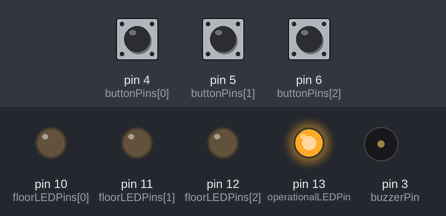
This sketch was run on a simulated Arduino Uno, built with avr-gcc and run on an emulated ATmega328P. Shown: output pins drawn as LEDs (lit = HIGH), buzzer (waves = sounding). Dashed ring = blinking. Inputs (shaded band) come from the test bench; at power-on: pin 5 (buttonPins[1]) HIGH, pin 6 (buttonPins[2]) HIGH, pin 4 (buttonPins[0]) HIGH.

Above: at 1.2 s.
1.3 s: pin 5 (buttonPins[1]) pulled LOW for 0.15 s
At 4.2 s:
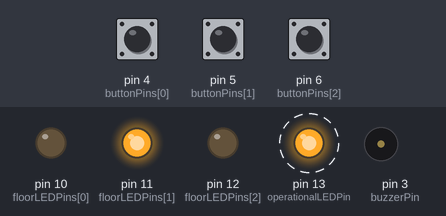
4.4 s: pin 6 (buttonPins[2]) pulled LOW for 0.15 s
At 7.3 s:
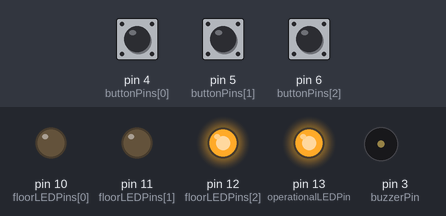
7.5 s: pin 4 (buttonPins[0]) pulled LOW for 0.15 s
At 9.74 s:
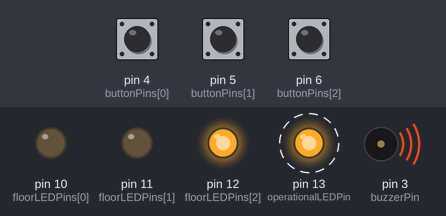
10.6 s: pin 5 (buttonPins[1]) pulled LOW for 1 s
At 11.84 s:
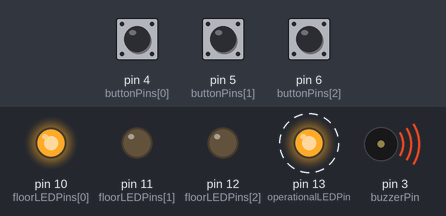
14.0 s: pin 4 (buttonPins[0]) pulled LOW for 1 s
At 17.7 s:
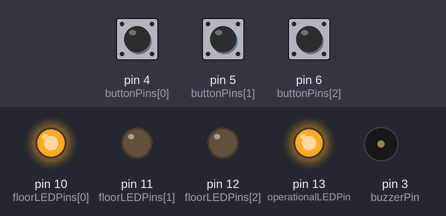
18.0 s: pin 5 (buttonPins[1]) pulled LOW for 3.2 s
At 20.24 s:
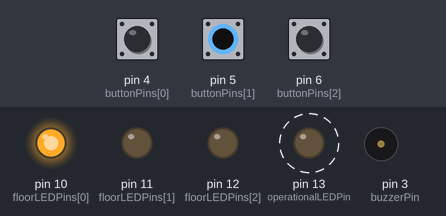
Timing chart, 0 to 22.1 s (numbered marks = the images above; inputs shaded):
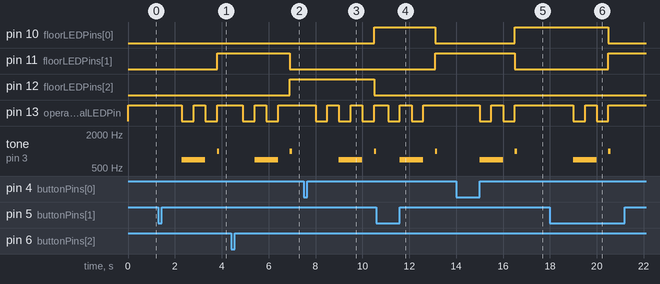

Measured:
- after the input at 1.3 s, pin 11 (floorLEDPins[1]): LOW → HIGH after 2.5 s; pin 13 (operationalLEDPin): alternates HIGH for 0.50 s and LOW for 0.50 s, starting after 1.0 s; tone on pin 3 (buzzerPin): silent → 700 Hz after 1.0 s, → silent 1.0 s later, → 1000 Hz 0.50 s later, → silent 0.10 s later
- after the input at 4.4 s, pin 11 (floorLEDPins[1]): HIGH → LOW after 2.5 s; pin 12 (floorLEDPins[2]): LOW → HIGH after 2.5 s
- after the input at 7.5 s, pin 10 (floorLEDPins[0]): LOW → HIGH after 3.0 s; pin 12 (floorLEDPins[2]): HIGH → LOW after 3.0 s; pin 13 (operationalLEDPin): alternates HIGH for 0.50 s and LOW for 0.50 s, starting after 0.50 s; tone on pin 3 (buzzerPin): silent → 700 Hz after 1.5 s, → silent 1.0 s later, → 1000 Hz 0.50 s later, → silent 0.10 s later
- after the input at 10.6 s, pin 10 (floorLEDPins[0]): HIGH → LOW after 2.5 s; pin 11 (floorLEDPins[1]): LOW → HIGH after 2.5 s
- after the input at 14.0 s, pin 10 (floorLEDPins[0]): LOW → HIGH after 2.5 s; pin 11 (floorLEDPins[1]): HIGH → LOW after 2.5 s
- after the input at 18.0 s, pin 10 (floorLEDPins[0]): HIGH → LOW after 2.5 s; pin 11 (floorLEDPins[1]): LOW → HIGH after 2.5 s

The sketch:

homework_3elevator.ino
```cpp
const int floorLEDPins[] = {10, 11, 12}; // pinurile etajelor - (rosii)
const int operationalLEDPin = 13;      // Pinul operational (verde)
const int buttonPins[] = {4, 5, 6};     // Pinurile pentru call buttons
const int buzzerPin = 3;                // pinul pentru buzzer

int currentFloor = 0;   // Inițializam liftul la etajul 0
int desiredFloor = -1;  // Initializam etajul dorit
bool isMoving = false;    // Starea liftului (stationare / miscare)
bool isBlinking = false;  // Flag pentru ledul verde
bool lastMovementStatus = false;  // urmarim statusul de miscare anterior
unsigned long lastMovementChangeTime = 0;  // Urmărim timpul când starea miscarii s-a schimbat ultima data

unsigned long lastBlinkTime = 0;
const unsigned long blinkInterval = 500; //
unsigned long moveStartTime = 0;
const unsigned long moveDuration = 2000;

void setup() {
  for (int i = 0; i < 3; i++) {
    pinMode(floorLEDPins[i], OUTPUT);
    pinMode(buttonPins[i], INPUT_PULLUP);
  }
  pinMode(operationalLEDPin, OUTPUT);
  pinMode(buzzerPin, OUTPUT);
}

void loop() {
  checkButtonPresses();
  if (isMoving) {
    manageElevatorMovement();
  } else {
    elevatorIdle();
  }
}

void checkButtonPresses() {
  for (int i = 0; i < 3; i++) {
    if (digitalRead(buttonPins[i]) == LOW) {
      if (i != currentFloor) {
        initiateElevatorMovement(i);
        playMovingSound();
      }
    }
  }
}

void initiateElevatorMovement(int destinationFloor) {
  if (currentFloor < destinationFloor) {
    for (int i = currentFloor; i <= destinationFloor; i++) {
      currentFloor = i;
      isMoving = true;
      moveStartTime = millis();
      desiredFloor = destinationFloor;
      stopMovingSound();
      delay(500);  // Mic delay între niveluri
      if (i == 1) {
        tone(buzzerPin, 1500, 100);  // Sunet pentru trecerea prin nivelul 1
      }
      startBlinkingLED();
    }
  } else {
    for (int i = currentFloor; i >= destinationFloor; i--) {
      currentFloor = i;
      isMoving = true;
      moveStartTime = millis();
      desiredFloor = destinationFloor;
      stopMovingSound();  // Oprește sunetul de miscare
      delay(500);  // Mic delay între niveluri
      if (i == 1) {
        tone(buzzerPin, 1500, 100);  // Sunet pentru trecerea prin nivelul 1
      }
      startBlinkingLED();
    }
  }
}

void manageElevatorMovement() {
  updateOperationalLED();
  if (millis() - moveStartTime >= moveDuration) {
    isMoving = false;
    stopBlinkingLED();
    updateFloorLEDs();
    stopMovingSound();
    tone(buzzerPin, 1000, 100);
  } else {
    if (isMoving != lastMovementStatus) {
      lastMovementStatus = isMoving;
      lastMovementChangeTime = millis();
      if (isMoving) {
        playMovingSound();
      }
    }
  }
}

void elevatorIdle() {
  digitalWrite(operationalLEDPin, HIGH);
}

void startBlinkingLED() {
  unsigned long currentMillis = millis();
  if (currentMillis - lastBlinkTime >= blinkInterval) {
    isBlinking = !isBlinking;
    digitalWrite(operationalLEDPin, isBlinking);
    lastBlinkTime = currentMillis;
  }
}

void stopBlinkingLED() {
  digitalWrite(operationalLEDPin, HIGH);
}

void updateOperationalLED() {
  if (isMoving) {
    startBlinkingLED();
  } else {
    stopBlinkingLED();
  }
}

void updateFloorLEDs() {
  if (isMoving) {
    for (int i = 0; i < 3; i++) {
      if (i == currentFloor) {
        digitalWrite(floorLEDPins[i], HIGH);
        if (i == 1) {
          delay(500);  // Așteaptă puțin timp pentru a indica trecerea prin etajul 1
        }
      } else {
        if ((currentFloor == 1 && (desiredFloor == 0 || desiredFloor == 2)) || (desiredFloor == 1 && (currentFloor == 0 || currentFloor == 2))) {
          digitalWrite(floorLEDPins[1], LOW);  // Stinge nivelul 1 înainte de a trece la nivelul 0 sau 2
          digitalWrite(floorLEDPins[i], HIGH);
          if (i == 1) {
            delay(500);  // Așteaptă puțin timp pentru a indica trecerea prin etajul 1
          }
        } else {
          digitalWrite(floorLEDPins[i], LOW);
        }
      }
    }
  } else {
    // Liftul stationeaza, aprinde LED-ul la etajul curent sau dorit
    for (int i = 0; i < 3; i++) {
      digitalWrite(floorLEDPins[i], (currentFloor == i || desiredFloor == i));
    }
  }
}

void playMovingSound() {
  tone(buzzerPin, 700, 1000);
}

void stopMovingSound() {
  noTone(buzzerPin);
}
/// am incercat in update floor led sa fac si trecerea prin nivelul 1 (led-ul din mijloc) fara succes :'(
```
